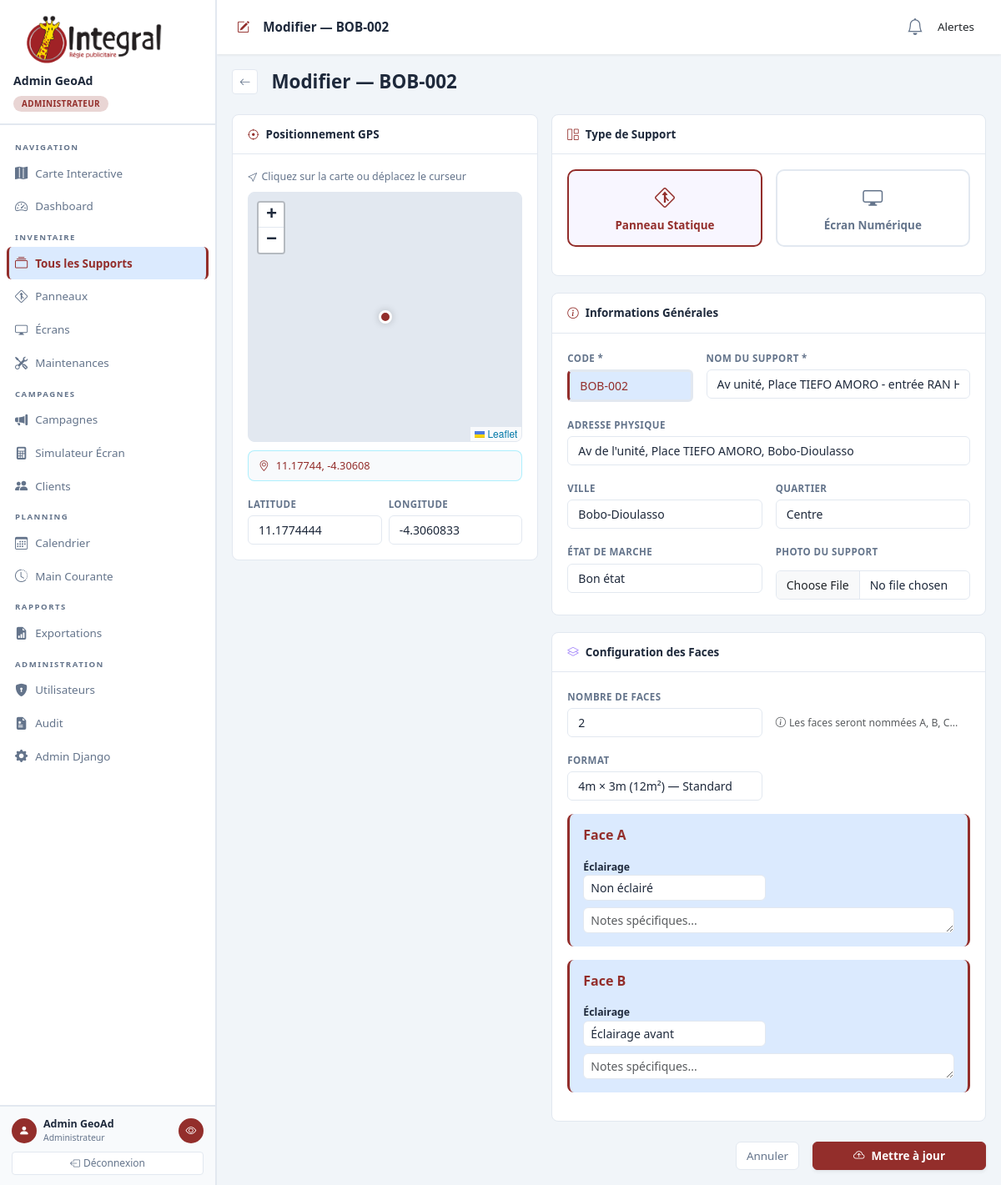
Page /inventory/9438/modifier/ (signed in) on the earlier database version.
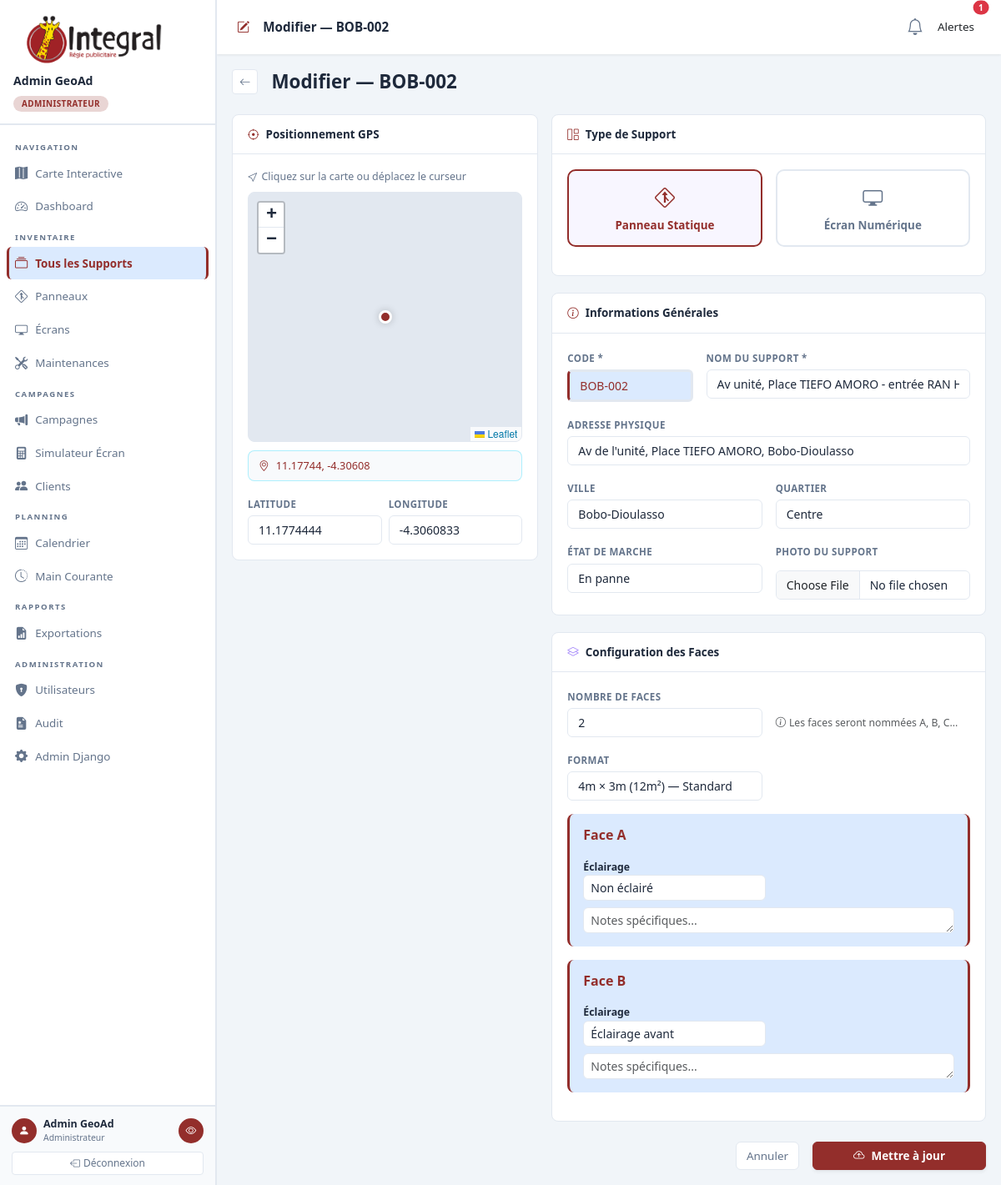
Same page on the later database version.
### inventory/models.py (models this page shows, shortened)
class Support(models.Model):
    FORMAT_CHOICES = FORMAT_CHOICES
    TYPE_PANNEAU = TYPE_PANNEAU
    TYPE_ECRAN = TYPE_ECRAN
    TYPE_CHOICES = TYPE_CHOICES
    ETAT_BON = ETAT_BON
    ETAT_PANNE = ETAT_PANNE
    ETAT_CHOICES = ETAT_CHOICES
    code        = models.CharField(max_length=30, unique=True, verbose_name="Code interne")
    nom         = models.CharField(max_length=200, verbose_name="Nom / Libellé")
    type_support = models.CharField(max_length=10, choices=TYPE_CHOICES, verbose_name="Type")
    actif        = models.BooleanField(default=True)
    format = models.CharField(
        max_length=20,
        choices=FORMAT_CHOICES,
        blank=True, default='',
        verbose_name="Format & Type",
        help_text="Renseigner uniquement pour les panneaux. Commun aux deux faces.",
    )
    latitude    = models.DecimalField(max_digits=10, decimal_places=7)
    longitude   = models.DecimalField(max_digits=10, decimal_places=7)
    adresse     = models.CharField(max_length=300, blank=True)
    ville       = models.CharField(max_length=100, blank=True, default='Ouagadougou')
    quartier    = models.CharField(max_length=100, blank=True)
    etat        = models.CharField(max_length=20, choices=ETAT_CHOICES, default=ETAT_BON)
    date_installation = models.DateField(auto_now_add=True)
    updated_at  = models.DateTimeField(auto_now=True)
    notes       = models.TextField(blank=True)
    photo_principale = models.ImageField(upload_to='photos/', blank=True, null=True, verbose_name="Photo principale")
    created_at  = models.DateTimeField(auto_now_add=True)
    updated_at  = models.DateTimeField(auto_now=True)
    created_by  = models.ForeignKey(
        settings.AUTH_USER_MODEL, on_delete=models.SET_NULL,
        null=True, blank=True, related_name='supports_created'
    )
    class Meta:
        verbose_name = "Support Publicitaire"
        verbose_name_plural = "Supports Publicitaires"
        ordering = ['code']

### inventory/views.py (the view, shortened to what this page needs)
# urls.py: path('<int:pk>/modifier/', SupportUpdateView.as_view(), name='support_edit'),
class SupportUpdateView(StaffRequiredMixin, UpdateView):
    model = Support
    form_class = SupportForm
    template_name = 'inventory/support_form.html'
    def get_context_data(self, **kwargs):
        context = super().get_context_data(**kwargs)
        support = self.object  # UpdateView définit déjà self.object
        ecran_instance = getattr(support, 'ecran_info', None)
        if self.request.POST:
            context['ecran_form'] = EcranNumeriqueForm(
                self.request.POST,
                self.request.FILES,
                prefix='ecran',
                instance=ecran_instance
            )
        else:
            context['ecran_form'] = EcranNumeriqueForm(prefix='ecran', instance=ecran_instance)
        context['face_form'] = FacePanneauForm()
        context['title'] = f'Modifier — {support.code}'
        context['existing_faces'] = support.faces.all()
        return context

### inventory/forms.py (shortened to what this page needs)
class EcranNumeriqueForm(forms.ModelForm):
    class Meta:
        model = EcranNumerique
        fields = ['type_ecran', 'resolution', 'cellule', 'heure_allumage', 'heure_extinction']
        widgets = {
            'type_ecran': forms.Select(attrs=S),
            'resolution': forms.Select(attrs=S),
            'cellule': forms.Select(attrs=S),
            'heure_allumage': forms.TimeInput(attrs={**W, 'type': 'time'}),
            'heure_extinction': forms.TimeInput(attrs={**W, 'type': 'time'}),
        }

### accounts/models.py (called while the page is built)
def get_choice_label(instance, field_name, choices):
    value = getattr(instance, field_name)
    return dict(choices).get(value, value)

    def get_role_display(self):
        return get_choice_label(self, 'role', self.ROLE_CHOICES)

    @property
    def is_admin(self):
        return self.role == self.ROLE_ADMIN or self.is_superuser

    @property
    def is_staff_regie_role(self):
        return self.role in (self.ROLE_ADMIN, self.ROLE_STAFF) or self.is_superuser

    @property
    def is_technicien(self):
        return self.role == self.ROLE_TECHNICIEN

    @property
    def is_client(self):
        return self.role == self.ROLE_CLIENT

### templates/inventory/support_form.html (shortened to what the changed rows need)
{% extends 'base.html' %}
{% load static %}
{% block content %}
<div class="row justify-content-center">
    <div class="col-xl-12">
        <div class="d-flex align-items-center gap-3 mb-4">
            <h1 style="font-size:1.4rem;font-weight:800;margin:0">{{ title }}</h1>
        </div>
        <form method="post" enctype="multipart/form-data" id="mainSupportForm">
            <div class="row g-3">
                <div class="col-lg-5">
                    <div class="form-section">
                        <div class="form-section-bd">
                            <div class="row g-2 mt-2">
                                <div class="col-6">
                                    <label class="form-label">Latitude</label>
                                    {{ form.latitude }}
                                </div>
                                <div class="col-6">
                                    <label class="form-label">Longitude</label>
                                    {{ form.longitude }}
                                </div>
                            </div>
                        </div>
                    </div>
                </div>
                <div class="col-lg-7">
                    <div class="form-section">
                        <div class="form-section-bd">
                            <div class="row g-3">
                                <div class="col-md-4">
                                    <label class="form-label" >Code *</label>
                                    {{ form.code }}
                                </div>
                                <div class="col-md-8">
                                    <label class="form-label">Nom du support *</label>
                                    {{ form.nom }}
                                </div>
                                <div class="col-md-12">
                                    <label class="form-label">Adresse physique</label>
                                    {{ form.adresse }}
                                </div>
                                <div class="col-md-6">
                                    <label class="form-label">Ville</label>
                                    {{ form.ville }}
                                </div>
                                <div class="col-md-6">
                                    <label class="form-label">Quartier</label>
                                    {{ form.quartier }}
                                </div>
                                <div class="col-md-6">
                                    <label class="form-label">État de marche</label>
                                    {{ form.etat }}
                                </div>
                                <div class="col-md-6">
                                  <div>
                                      {{ form.photo_principale }}
                                  </div>
                              </div>
                            </div>
                        </div>
                    </div>
                    <div class="form-section panel" id="panel-panneau">
                        <div class="form-section-bd">
                            <div class="row g-3 align-items-end mb-3">
                                <div class="col-md-6">
                                    <label class="form-label">Format</label>
                                    {{ form.format }}
                                </div>
                            </div>
                        </div>
                    </div>
                </div>
            </div>
        </form>
    </div>
</div>
{% endblock %}

### templates/base.html (shortened to what the changed rows need)
{% load static %}
<!doctype html>
<html lang="fr">
  <head>
    <link href="https://cdn.jsdelivr.net/npm/bootstrap@5.3.2/dist/css/bootstrap.min.css" rel="stylesheet" />
    <link href="https://cdn.jsdelivr.net/npm/bootstrap-icons@1.11.3/font/bootstrap-icons.css" rel="stylesheet" />
    <link rel="stylesheet" href="https://unpkg.com/leaflet@1.9.4/dist/leaflet.css" />
  </head>
  <body>
    <div class="main-wrap">
      <header class="topbar">
        <div class="dropdown">
          <a class="nav-link position-relative d-inline-flex align-items-center cursor-pointer px-2"
            id="alertsDropdown" role="button"
            data-bs-toggle="dropdown" aria-expanded="false">
            <div class="icon-wrapper">
              <i class="bi bi-bell fs-5"></i>
              {% if alertes %}
              <span class="position-absolute top-0 start-100 translate-middle badge rounded-pill bg-danger border border-2 border-white alert-badge">
                {{ alertes|length }}
              </span>
              {% endif %}
            </div>
          </a>
        </div>
      </header>
      <div class="page-content {% block full_page %}{% endblock %}">
        {% block content %}{% endblock %}
      </div>
    </div>
  </body>
</html>

Differences in the rows shown:
changed Support "BOB-002": etat "Bon état" → "En panne"
Other differences:
{{ alertes|length }}: (not shown) → "1"
